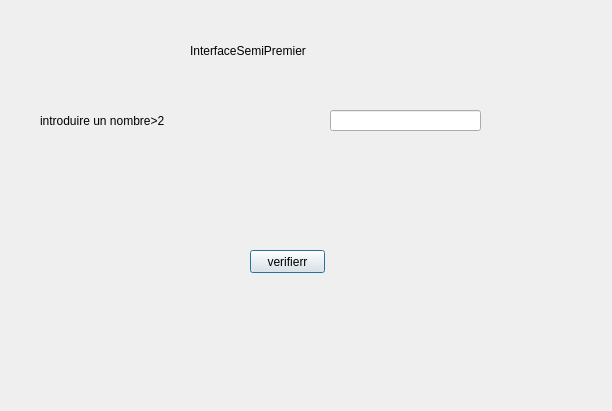
<?xml version="1.0" encoding="UTF-8"?>
<ui version="4.0">
 <class>Dialog</class>
 <widget class="QDialog" name="Dialog">
  <property name="geometry">
   <rect>
    <x>0</x>
    <y>0</y>
    <width>612</width>
    <height>411</height>
   </rect>
  </property>
  <property name="windowTitle">
   <string>Dialog</string>
  </property>
  <widget class="QLabel" name="label">
   <property name="geometry">
    <rect>
     <x>190</x>
     <y>20</y>
     <width>271</width>
     <height>61</height>
    </rect>
   </property>
   <property name="text">
    <string>InterfaceSemiPremier</string>
   </property>
  </widget>
  <widget class="QLabel" name="label_2">
   <property name="geometry">
    <rect>
     <x>40</x>
     <y>90</y>
     <width>251</width>
     <height>61</height>
    </rect>
   </property>
   <property name="text">
    <string>introduire un nombre&gt;2</string>
   </property>
  </widget>
  <widget class="QLabel" name="res">
   <property name="geometry">
    <rect>
     <x>110</x>
     <y>300</y>
     <width>361</width>
     <height>61</height>
    </rect>
   </property>
   <property name="text">
    <string/>
   </property>
  </widget>
  <widget class="QPushButton" name="verif">
   <property name="geometry">
    <rect>
     <x>250</x>
     <y>250</y>
     <width>75</width>
     <height>23</height>
    </rect>
   </property>
   <property name="text">
    <string>verifierr</string>
   </property>
  </widget>
  <widget class="QLineEdit" name="nbr">
   <property name="geometry">
    <rect>
     <x>330</x>
     <y>110</y>
     <width>151</width>
     <height>21</height>
    </rect>
   </property>
  </widget>
 </widget>
 <resources/>
 <connections/>
</ui>
